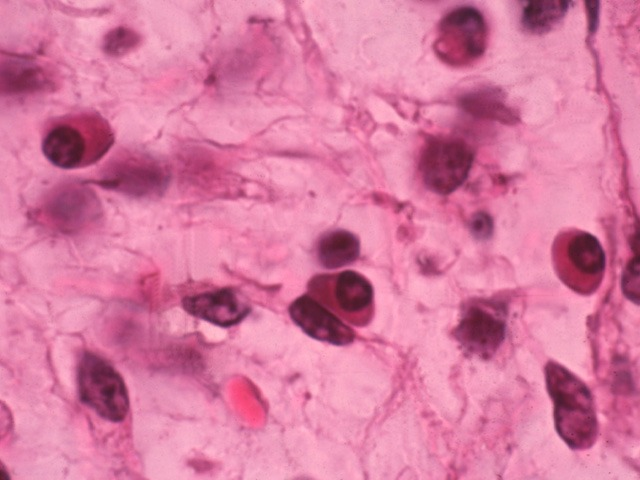
%> input picture CELLfind.jpg, 640 x 480 px
$ octave PIMproject2.m   (GNU Octave 9; MATLAB toolbox functions it lacks are replaced by stand-ins)
%> lines starting %> are read from the running program, lines starting %| are printed output that depends on the picture; in (x1, y1, x2, y2) boxes, pixels count from 0 and x2, y2 are one past the last pixel; in counts of white or black regions, pixels touching at a corner belong together; the program's own positions count from 1
disp('PIM Challenge 2')

disp('The aim of the challenge is to segment the cells of the input image ')

% Read the input image
dots = imread('CELLfind.jpg');
%> dots is the input picture: size 480x640x3 uint8; mean R, G, B 216.7, 121.3, 161.1

% Convert the image to grayscale
dots_gray = rgb2gray(dots);
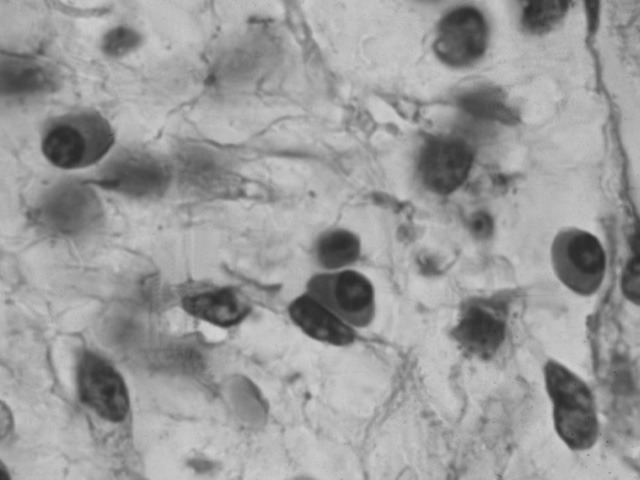
%> dots_gray: size 480x640 uint8; min 40, max 210, mean 154.3

% Binarization process by Otsu's method
level = graythresh(dots_gray);
%> level = 0.529
dots_bw = imbinarize(dots_gray, level);
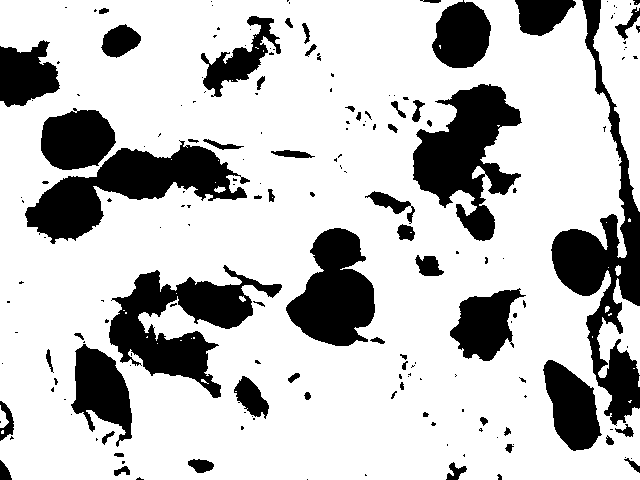
%> dots_bw: size 480x640 logical; 76% white; 184 black regions (119 under 20 px), largest, box (x1, y1, x2, y2) and area: (551, 0, 640, 426) 10479, (25, 140, 250, 244) 9051, (109, 265, 282, 398) 8902

% Creation of the diamond-shaped structuring element with the appropiate
% size for detecting the cells properly
se = strel('disk', 8);

% Definiton of the appropiate threshold
t_binary=88;
dots_t=(dots_gray>t_binary);
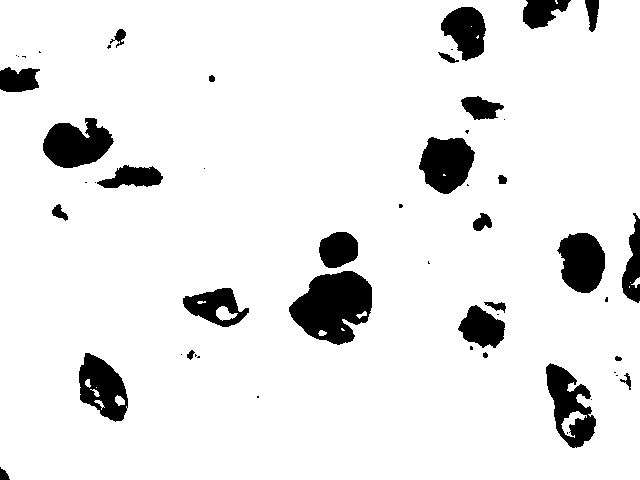
%> dots_t: size 480x640 logical; 91.4% white; 53 black regions (25 under 20 px), largest, box (x1, y1, x2, y2) and area: (289, 271, 372, 345) 4151, (43, 118, 114, 168) 2394, (419, 137, 475, 194) 2286

% Apply 3 times the erosion and dilation operations
dots_cleaned = dots_t;
% [4 lines of commented-out code are left out]

dots_cleaned = imerode(dots_cleaned, se);
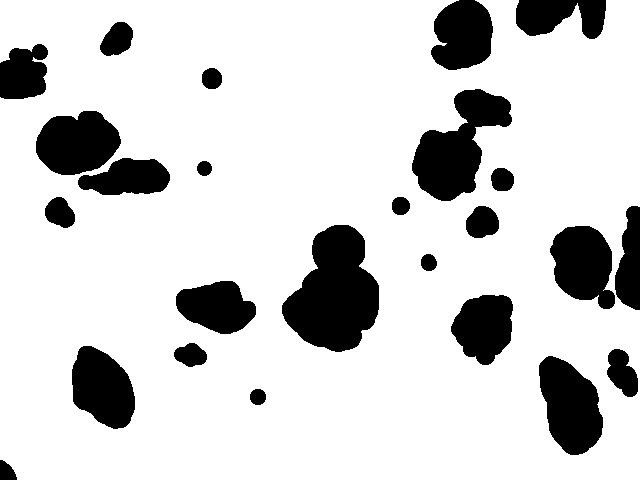
%> dots_cleaned: size 480x640 logical; 82.4% white; 25 black regions, largest, box (x1, y1, x2, y2) and area: (282, 225, 379, 352) 8137, (412, 89, 512, 201) 5677, (539, 356, 603, 455) 4391
% We apply this to the image for eliminating the specific image details
% that do not have importance because of the sizes in comparition with the
% cells to be segmented

% Apply morphological algorithms to the cleaned binary image
dots_skeleton = bwmorph(dots_cleaned, 'remove');
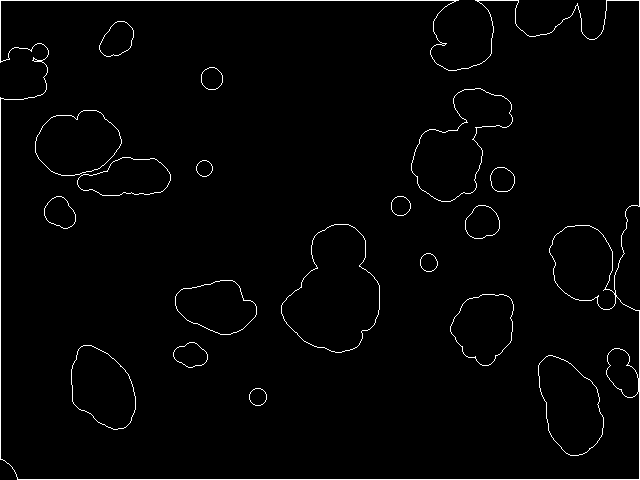
%> dots_skeleton: size 480x640 logical; 1.8% white in thin lines or dots

% We apply this for a better visualization of the shape of all the cells
% segmented

% Display the original image, the cleaned binary image with the
% thresholding and the final image
subplot(1,3,1), imshow(dots), title('Original image');
subplot(1,3,2), imshow(dots_cleaned), title('Cleaned Binary Image for picked threshold');
subplot(1,3,3), imshow(dots_skeleton), title('Final Image');
